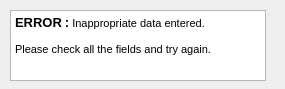
<?xml version="1.0" encoding="UTF-8"?>
<ui version="4.0">
 <class>Form</class>
 <widget class="QWidget" name="Form">
  <property name="geometry">
   <rect>
    <x>0</x>
    <y>0</y>
    <width>285</width>
    <height>89</height>
   </rect>
  </property>
  <property name="windowTitle">
   <string>Form</string>
  </property>
  <widget class="QTextBrowser" name="textBrowser">
   <property name="geometry">
    <rect>
     <x>10</x>
     <y>10</y>
     <width>256</width>
     <height>71</height>
    </rect>
   </property>
   <property name="html">
    <string>&lt;!DOCTYPE HTML PUBLIC &quot;-//W3C//DTD HTML 4.0//EN&quot; &quot;http://www.w3.org/TR/REC-html40/strict.dtd&quot;&gt;
&lt;html&gt;&lt;head&gt;&lt;meta name=&quot;qrichtext&quot; content=&quot;1&quot; /&gt;&lt;style type=&quot;text/css&quot;&gt;
p, li { white-space: pre-wrap; }
&lt;/style&gt;&lt;/head&gt;&lt;body style=&quot; font-family:'MS Shell Dlg 2'; font-size:8.25pt; font-weight:400; font-style:normal;&quot;&gt;
&lt;p style=&quot; margin-top:0px; margin-bottom:0px; margin-left:0px; margin-right:0px; -qt-block-indent:0; text-indent:0px;&quot;&gt;&lt;span style=&quot; font-size:10pt; font-weight:600;&quot;&gt;ERROR&lt;/span&gt; &lt;span style=&quot; font-size:10pt; font-weight:600;&quot;&gt;:&lt;/span&gt; Inappropriate data entered.&lt;/p&gt;
&lt;p style=&quot;-qt-paragraph-type:empty; margin-top:0px; margin-bottom:0px; margin-left:0px; margin-right:0px; -qt-block-indent:0; text-indent:0px;&quot;&gt;&lt;br /&gt;&lt;/p&gt;
&lt;p style=&quot; margin-top:0px; margin-bottom:0px; margin-left:0px; margin-right:0px; -qt-block-indent:0; text-indent:0px;&quot;&gt;Please check all the fields and try again.&lt;/p&gt;&lt;/body&gt;&lt;/html&gt;</string>
   </property>
  </widget>
 </widget>
 <resources/>
 <connections/>
</ui>
